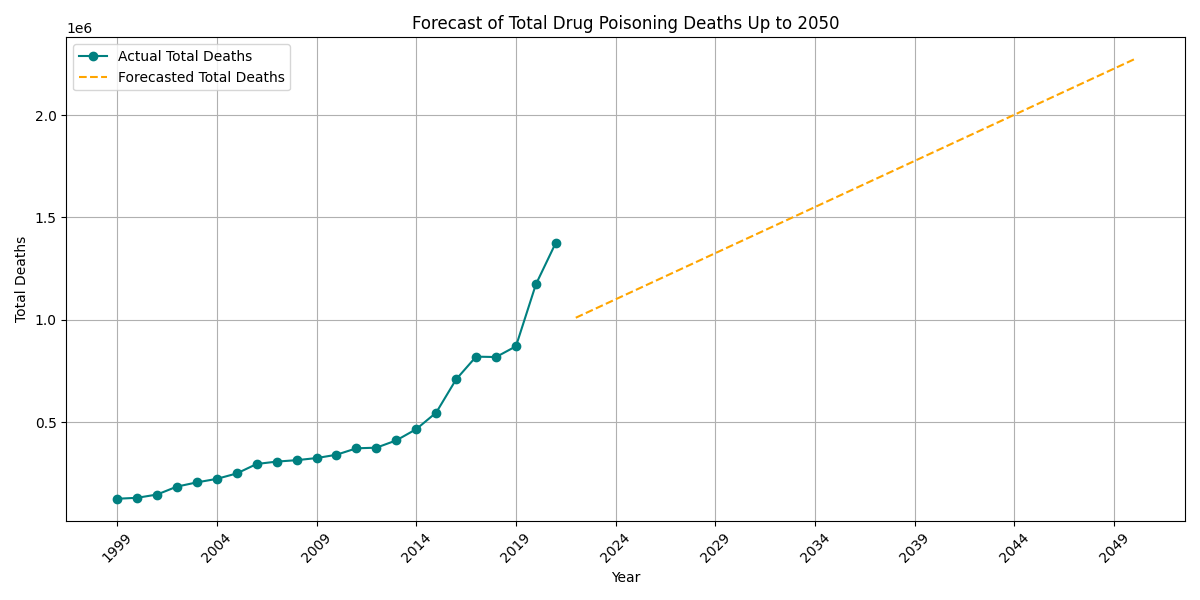

Recreate this plot in Python.
# Re-importing necessary libraries after the code execution state reset
import pandas as pd

# The user has re-uploaded the same file. Let's attempt to load it again for analysis, addressing the previous issue.
# file_path_new = '/mnt/data/Drug_Poisoning_deaths_and_rates.csv'
# data_reloaded = pd.read_csv(file_path_new, skiprows=1)  # Attempting to skip the misleading header again
file_path = r'Drug_Poisoning_deaths_and_rates.csv'
data_reloaded = pd.read_csv(file_path, skiprows=[0,1382], on_bad_lines='skip')


# Displaying the first few rows to confirm it's loaded correctly
data_reloaded.head()

# Importing necessary libraries for analysis and plotting
import pandas as pd
import numpy as np
from sklearn.linear_model import LinearRegression
import matplotlib.pyplot as plt

# Aggregating total deaths by year
data_reloaded['Year'] = pd.to_numeric(data_reloaded['Year'], errors='coerce')  # Ensure 'Year' is numeric
total_deaths_by_year = data_reloaded.groupby('Year')['All ages'].sum()

# Plotting the trend of total drug poisoning deaths over time
plt.figure(figsize=(12, 6))
total_deaths_by_year.plot(kind='line', marker='o', color='teal')
plt.title('Total Drug Poisoning Deaths by Year')
plt.xlabel('Year')
plt.ylabel('Total Deaths')
plt.grid(True)
plt.xticks(rotation=45)
plt.tight_layout()
plt.show()

# Preparing data for linear regression model to forecast future trend
X = total_deaths_by_year.index.values.reshape(-1, 1)  # Years
y = total_deaths_by_year.values  # Total Deaths

# Fitting the linear regression model
model = LinearRegression()
model.fit(X, y)

# Generating future years up to 2050
future_years = np.arange(2022, 2051).reshape(-1, 1)

# Predicting future deaths
future_predictions = model.predict(future_years)

# Plotting the forecast
plt.figure(figsize=(12, 6))
plt.plot(X, y, label='Actual Total Deaths', marker='o', color='teal')
plt.plot(future_years, future_predictions, label='Forecasted Total Deaths', linestyle='--', color='orange')
plt.title('Forecast of Total Drug Poisoning Deaths Up to 2050')
plt.xlabel('Year')
plt.ylabel('Total Deaths')
plt.legend()
plt.grid(True)
plt.xticks(np.arange(1999, 2051, 5), rotation=45)
plt.tight_layout()
plt.show()
